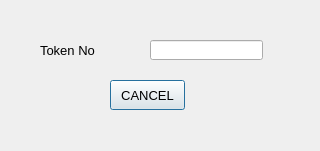
<?xml version="1.0" encoding="UTF-8"?>
<ui version="4.0">
 <class>Cancellation</class>
 <widget class="QDialog" name="Cancellation">
  <property name="windowModality">
   <enum>Qt::WindowModality::WindowModal</enum>
  </property>
  <property name="geometry">
   <rect>
    <x>0</x>
    <y>0</y>
    <width>320</width>
    <height>151</height>
   </rect>
  </property>
  <property name="windowTitle">
   <string>Cancel Booking</string>
  </property>
  <widget class="QPushButton" name="btnCancel">
   <property name="geometry">
    <rect>
     <x>110</x>
     <y>80</y>
     <width>75</width>
     <height>30</height>
    </rect>
   </property>
   <property name="font">
    <font>
     <pointsize>10</pointsize>
    </font>
   </property>
   <property name="text">
    <string>CANCEL</string>
   </property>
  </widget>
  <widget class="QLabel" name="label_2">
   <property name="geometry">
    <rect>
     <x>40</x>
     <y>40</y>
     <width>91</width>
     <height>21</height>
    </rect>
   </property>
   <property name="font">
    <font>
     <pointsize>10</pointsize>
    </font>
   </property>
   <property name="text">
    <string>Token No</string>
   </property>
  </widget>
  <widget class="QLineEdit" name="txtTokenNo">
   <property name="geometry">
    <rect>
     <x>150</x>
     <y>40</y>
     <width>113</width>
     <height>20</height>
    </rect>
   </property>
   <property name="font">
    <font>
     <pointsize>10</pointsize>
    </font>
   </property>
  </widget>
  <widget class="QLabel" name="lblInfo">
   <property name="geometry">
    <rect>
     <x>70</x>
     <y>120</y>
     <width>181</width>
     <height>16</height>
    </rect>
   </property>
   <property name="text">
    <string/>
   </property>
  </widget>
 </widget>
 <resources/>
 <connections/>
</ui>
